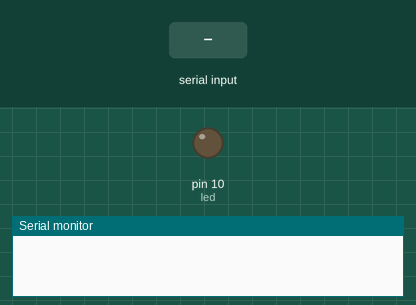
Simulated run of this sketch. Board: Arduino Uno, built with avr-gcc and run on an emulated ATmega328P. Parts: output pins drawn as LEDs (lit = HIGH), the last lines printed to the serial monitor. Inputs (shaded band) come from the test bench.

Above: at 1.2 s.
1.3 s: "1" received over Serial
At 2.5 s:
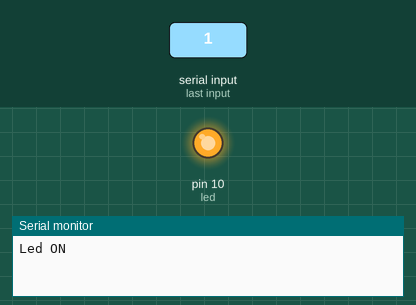
2.8 s: "0" received over Serial
At 3.7 s:
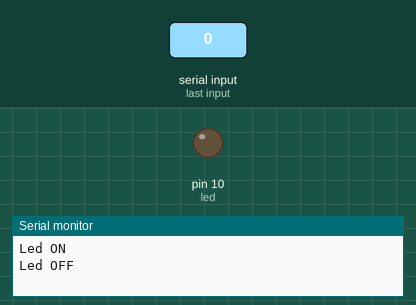
Timing chart, 0 to 5.8 s (numbered marks = the images above; inputs shaded):
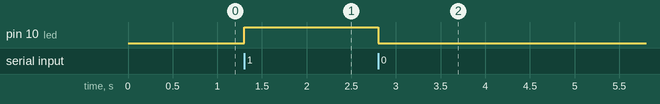

The sketch:

Bluetooth_Led.ino
```cpp
int led=10;
int state=0;
void setup() {
  // put your setup code here, to run once:
pinMode(led,OUTPUT);
digitalWrite(led,LOW);
Serial.begin(9600);
}

void loop() {
  // put your main code here, to run repeatedly:
if(Serial.available()>0)
{
  state=Serial.read();
}
if(state=='0')
{
  digitalWrite(led,LOW);
  Serial.println("Led OFF");
  state=0;
}
if(state=='1')
{
  digitalWrite(led,HIGH);
  Serial.println("Led ON");
  state=0;
}
}
```

Measured:
- after the input at 1.3 s, pin 10 (led): LOW → HIGH at once
- after the input at 2.8 s, pin 10 (led): HIGH → LOW at once
